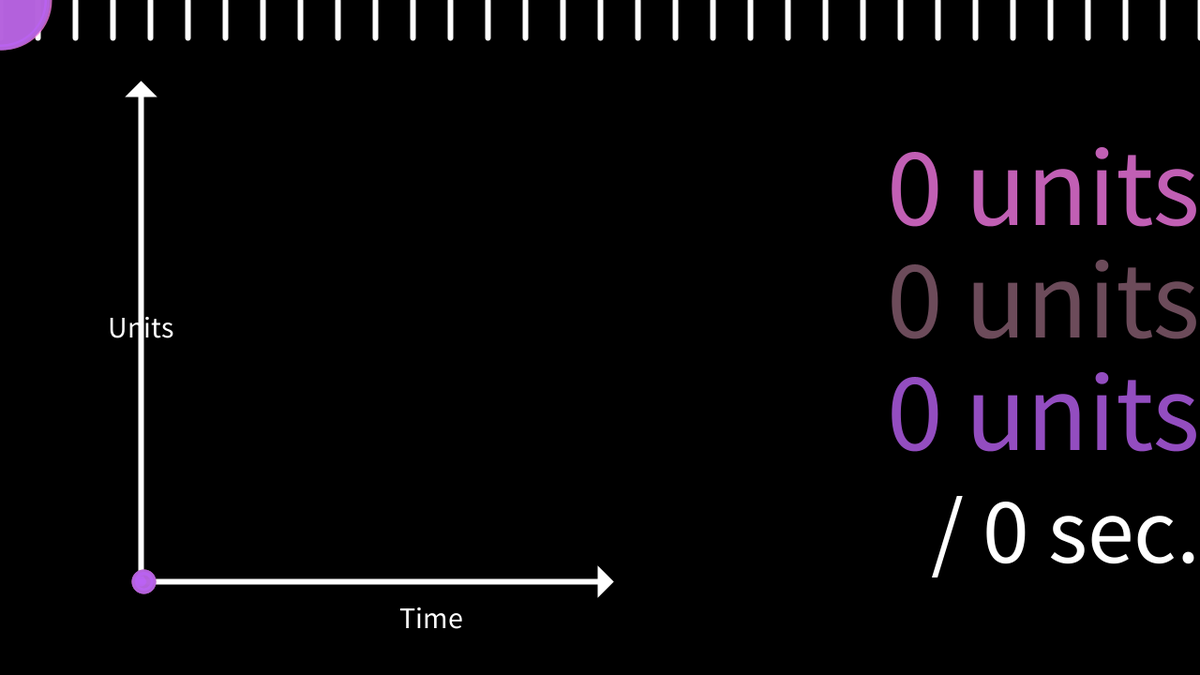
Frame 1 (no input)
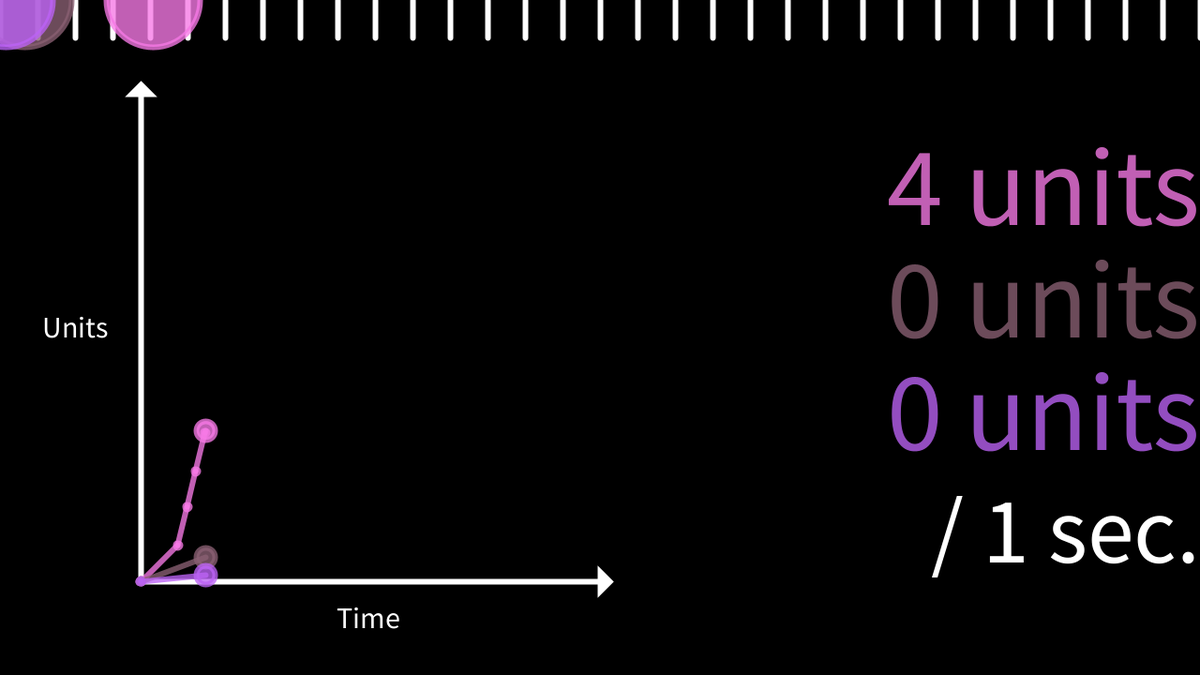
Frame 60 (the mouse pressed at the canvas centre just before this capture)
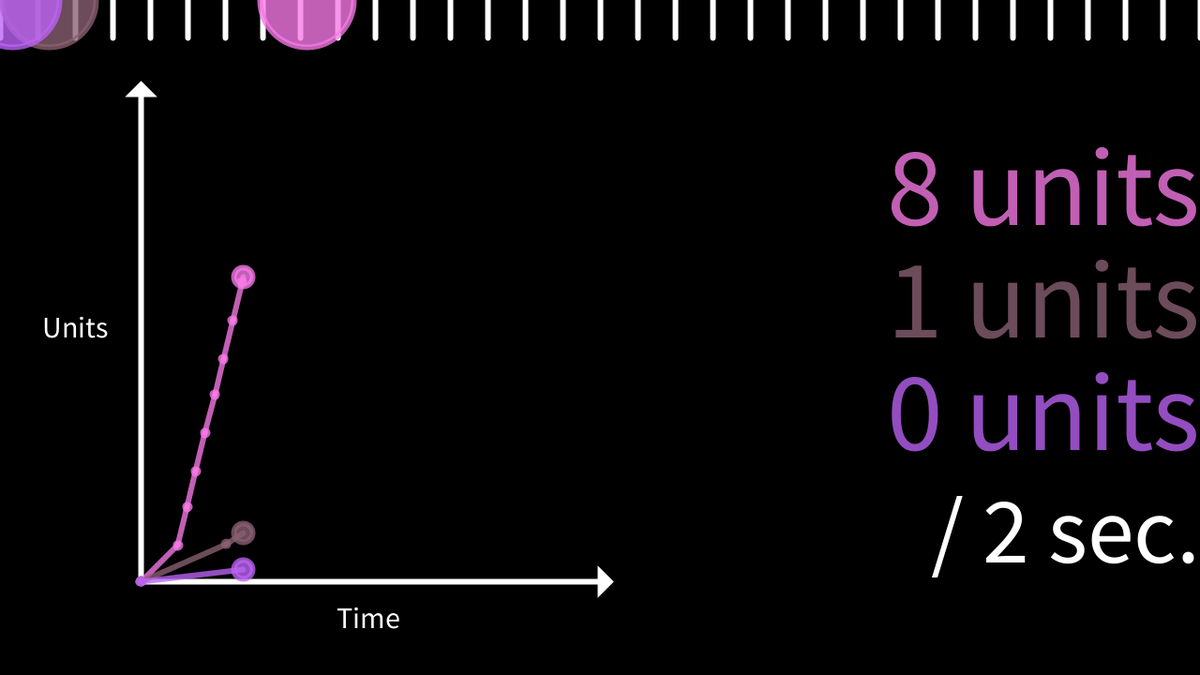
Frame 120 (the mouse held since frame 60 and released just before this capture)

The Processing sketch that drew these frames (run headless with seeded random() and noise(); from frame 60 on, the mouse is pressed at the canvas centre):

// Processing sketch: lesson02_constant_velocity_with_motion_maps_and_graphs_fancy_2
// ── lesson02_constant_velocity_with_motion_maps_and_graphs_fancy_2.pde
////////////////////////////////
// 
////////////////////////////////
//CONTROLS
//RIGHT ARROW:  switch acceleration on/off; by default, the circles with lower starting speeds will accelerate
//UP ARROW:     Resume from paused state
//DOWN ARROW:   Pause state
//ALT:          alternate between displaying the distance travelled and speed  
////////////////////////////////


int numBalls = 3; //maximum of 4 balls on screen
float fastestAllowed = 5; //fastest speed
boolean acceleration = false; //turn acceleration on or off
float unit = 40; //pixel size of units (inverse relationship to how many units on-screen)




float time;
boolean showSpeed;
int ellipseSize = 100;
float strokeWt = 6;
float fastestSpeed, furthest;
boolean paused;
float stopTime, startTime, pauseTime;

ArrayList<Ball> balls;


float framesOver = 0;

void setup() {
  size(1280, 720);
  fastestAllowed *= .02;

  balls = new ArrayList<Ball>();  // Create an empty ArrayList
  for (int i = 0; i < numBalls; i++) {
    float spd = random(fastestAllowed * 0.1, fastestAllowed);
    if (spd > fastestSpeed) { // keep track of which one is the fastest

      fastestSpeed = spd;
    } else {
      spd *= random(0.1, 0.5); //further differentiate the fastest one
    }
    balls.add(new Ball(spd));  // Start by adding one element
  }

  for (int i = 0; i < numBalls; i++) {

    Ball ball = balls.get(i);
    ball.init();
  }
}

void draw() {  
  background(0);
  stroke(255);
  strokeWeight(6);
  time = (float(millis()) / 1000) - pauseTime; //update the time

  for (int i = 0; i < balls.size (); i+=1) {
    Ball ball = balls.get(i);

    checkSpeeds(i, ball.speed);

    ball.update(); //change values
    ball.draw(); //draw each ball
  }
  pushMatrix();
    scaleGraph();
    graph();
    for (int i = 0; i < balls.size (); i+=1) {
      Ball ball = balls.get(i);
  
      ball.drawGraph();
    }
  popMatrix();
  data();


  if (paused) {
    noLoop(); //pause it if necessary
  }

}

void scaleGraph() {
  float highGraphY = height;
  float highUnitsTravelled = 0;

  //////// draw graph 
  for (int i = 0; i < balls.size (); i+=1) {
    Ball ball = balls.get(i);

    if (ball.graphY < highGraphY) {
      highGraphY = ball.graphY;
      highUnitsTravelled = ball.unitsTravelled;
    }
  }

  //make the graph smaller if it exceeds the bounds
  float maxFit = (40/unit) * 13;
  if ((highUnitsTravelled > maxFit) && (highGraphY < ellipseSize)) {
    float scaleAmt = 1 / (highUnitsTravelled / maxFit);
    translate(0, height + (1-scaleAmt * height));
    strokeWt = strokeWt + (1-scaleAmt)/strokeWt;
    strokeWeight(strokeWt);
    scale(scaleAmt);
    //println(scaleAmt + "  " + (height + (1-scaleAmt * height)));
  }
}

void graph() {
  stroke(255);
  fill(255);

  line(ellipseSize * 1.5, ellipseSize, ellipseSize * 1.5, height - ellipseSize); // vertical units travelled line
  triangle(ellipseSize*1.5 - 10, ellipseSize, ellipseSize*1.5, ellipseSize - 10, ellipseSize*1.5 + 10, ellipseSize);
  line(ellipseSize * 1.5, height - ellipseSize, width/2, height-ellipseSize); //horizontal seconds passed line
  triangle(  width/2, height-ellipseSize - 10, width/2 + 10, height-ellipseSize, width/2, height-ellipseSize+10);  
  textSize(32);


  text("Units", ellipseSize+15, height/2);
  text("Time", width/3, height - ellipseSize + 50);
}

void data() { //sets up the data displayed
  fill(255);
  textSize(120);
  textAlign(RIGHT);
  noStroke();
  for (int i = 0; i < balls.size (); i++) {

    Ball ball = balls.get(i);
    fill(ball.ellipseColor);
    if (!showSpeed) {
      int tempDist = int(ball.unitsTravelled);
      text(tempDist + " units", width, (height/balls.size()) + (i * 120));
    } else {
      float tempSpeed = 10 * (ball.unitsTravelled / time);
      tempSpeed = int(tempSpeed);
      tempSpeed /=   10;
      text(tempSpeed + " units/s", width, (height/balls.size()) + (i * 120));
    }
    //ellipse(width-40, (height/2) + (i * 120)-30, 60, 60);
  }
  fill(255);
  textSize(100);
  //text("/ " + int(time) + " sec.", width, height/5 * 4);
  String timeString;
  
  if (!showSpeed) {
    timeString = "/ " + int(time) + " sec.";
    
  } else {
    
    timeString = int(time) + " sec.";
  }
    text(timeString, width, (height/balls.size()) + ((balls.size())* 120));
}

void checkSpeeds(int g, float _Speed) {

  if (_Speed > fastestSpeed) { // keep track of which one is the fastest
    fastestSpeed = _Speed;
    for (int h = 0; h < balls.size (); h+=1) {
      Ball ball = balls.get(h);
      if (g == h) {
        ball.fastest = true;
        println(g + "  is fastest");
      } else {
        ball.fastest = false;
        println(h + "  is not fastest");
      }

      //fastestSpeed = _Speed;
    }
  }
}


void keyPressed() {
  if (keyCode == ALT) {
    showSpeed = !showSpeed;
  } 
  if (keyCode == DOWN) {
    if (!paused) {

      stopTime = millis();
    }


    paused = true;
  }
  if (keyCode == UP) {
    if (paused) {
      loop();
      startTime = millis();
      pauseTime = pauseTime + ((startTime - stopTime) / 1000);
      startTime = 0;
      stopTime = 0;
      paused = false;
    }
  }


  if (keyCode == RIGHT) {
    acceleration = !acceleration;
  }
}


// ── ball.pde
public class Ball {
  float x, y; //x and y of the original moving ellipse
  int ellipseSize;
  float unitsTravelled;
  ArrayList<PVector> graphPoints;
  float startX, startY; //(0,0) point in the graph
  float graphX, graphY;
  float speed;
  color ellipseColor;
  boolean fastest, stop;
  float moveGraph;
  float accel;
  boolean accelerating;

  public Ball(float _speed) {
    accel = random(0.001, 0.005); //set acceleration
    x = 0;
    y = ellipseSize / 2;
    ellipseSize = 100;
    speed = (_speed *  unit);

    startX = int(ellipseSize * 1.5);
    startY = height - ellipseSize;

    graphPoints = new ArrayList<PVector>();  // Create an empty ArrayList
    graphPoints.add(new PVector(startX, startY));  // Start by adding one element

    ellipseColor = color(random(80, 255), random(80, 255), random(80, 255), 200);

    graphX = startX;
    graphY = startY;
  }

  public void init() { //only run init after all balls are created

    if ((speed/unit) < fastestSpeed) {
      accelerating = true;
    } else {
      accelerating = false;
    }
    println(accelerating + " accelerating");
  }

  public void update() {
    
    unitsTravelled = x / unit;
    x = x + (speed);// / frameRate);

    //if its one of the accelerating balls and acceleration is turned on
    if (accelerating && acceleration) { 
      speed += accel;
    }

    if (x > furthest) { //keep track of the leader
      furthest = x;
    }
    println(speed);
  }

  public void draw() {
    stroke(255);
    fill(255);

    for (int i = 0; i <= width; i += unit) {

      if (x == furthest) { //if it's the leader
        if ( x < width  - ellipseSize) { //make the regular lines
          line(i, 0, i, unit);
        } else { //make moving lines after it reaches the end

          framesOver += 1/ (width/unit);

          //if (fastest) {

          float moveX = i + (int(x/width) * width) - x;
          //println("movex is " + moveX);
          line(moveX, 0, moveX, unit);
          line(moveX+width, 0, moveX+width, unit);
          //println(graphShift);
          // }
        }
      }
    }


    fill(ellipseColor);
    stroke(ellipseColor);


    float where = 0;

    where = x;
    if (furthest > width - ellipseSize) {
      float temp = furthest-(width-ellipseSize);
      where -= temp;
    }
    ellipse(where, y, ellipseSize, ellipseSize); 

  }

  public void drawGraph() {



    stroke(ellipseColor);
    fill(ellipseColor);
    graphX = startX + time*unit; // x position of the graph ellipse
    graphY = startY - unitsTravelled*unit; // y position of the graph ellipse



    ellipse(graphX, graphY, ellipseSize/5, ellipseSize/5);

    for (int i = 0; i+1 <= graphPoints.size (); i+=1) {
      PVector pointA = graphPoints.get(i);
      PVector pointB;
      if (i+1 < graphPoints.size()) {
        pointB = graphPoints.get(i+1);
      } else {
        pointB = new PVector(graphX, graphY);
      }
      line(pointA.x, pointA.y, pointB.x, pointB.y);
      ellipse(pointA.x, pointA.y, 5, 5);
    }


    if (int(x/unit) > unitsTravelled) {
      graphPoints.add(new PVector(graphX, graphY));
    }
  }
}
